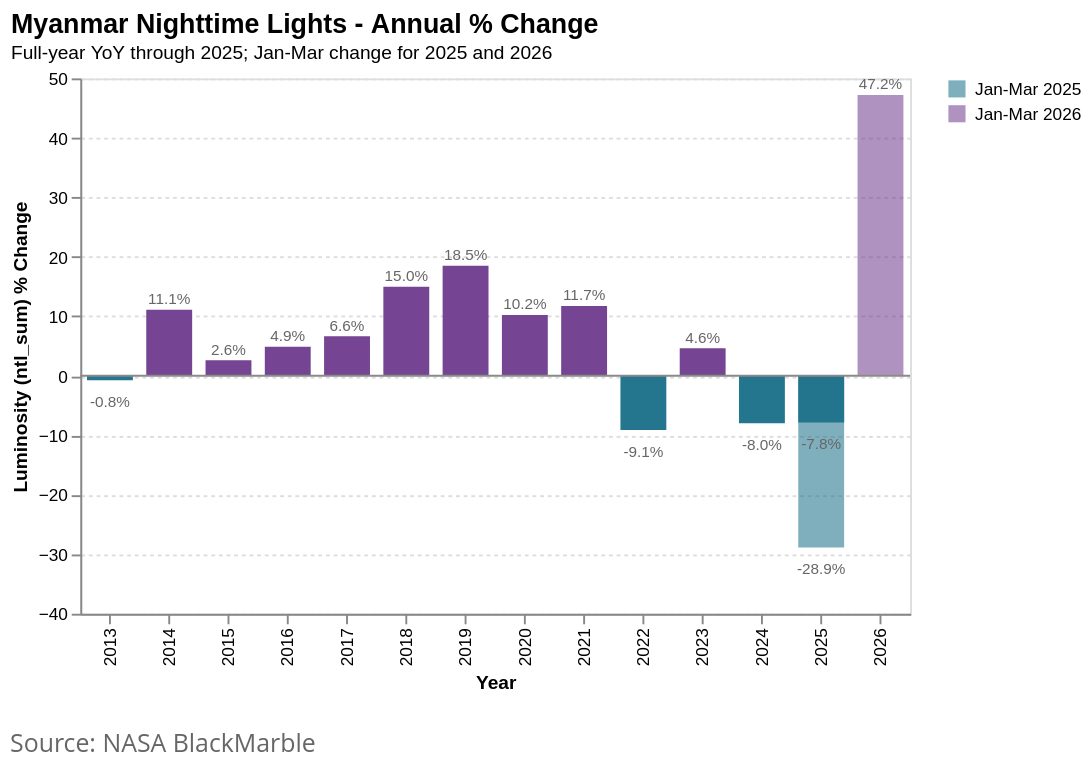

Notebook source saved alongside this figure:
### Markdown cell above
### 1.3 Annual % Change in Nightlights

### Code cell
# Fig 1.3: Annual % Change in Nightlights
REPORT_MAX_MONTH = max_month
ntl_corrected_report = prepare_ntl_corrected(ntl_monthly_adm0, REPORT_MAX_MONTH)
annual_report = prepare_annual_yoy_with_partial(
    ntl_annual_adm0, ntl_corrected_report, "ntl_sum"
)

full = (
    annual_report[["year", "pct_change_full_year"]]
    .dropna()
    .query("year < @current_year")
    .rename(columns={"pct_change_full_year": "pct_change"})
    .assign(series="% change from PY", series_order=0)
)
partial = (
    annual_report.loc[
        annual_report["year"].isin([prev_year, current_year]),
        ["year", "pct_change_9months"],
    ]
    .dropna()
    .rename(columns={"pct_change_9months": "pct_change"})
    .assign(
        series=lambda d: np.where(
            d["year"].eq(prev_year),
            f"{report_period_label} {prev_year}",
            f"{report_period_label} {current_year}",
        ),
        series_order=lambda d: np.where(d["year"].eq(prev_year), 1, 2),
    )
)
annual_ntl_chart_data = (
    pd.concat([full, partial], ignore_index=True)
    .assign(
        year=lambda d: d["year"].astype(int),
        label=lambda d: d["pct_change"].map(lambda v: f"{v:.1f}%"),
    )
    .sort_values(["year", "series_order"])
)

PROJECT_ROOT = next(
    p
    for p in [Path.cwd(), *Path.cwd().parents]
    if (p / "data").exists() and (p / "notebooks").exists()
)
NTL_REPORT_DIR = PROJECT_ROOT / "docs" / "ntl_report"
NTL_REPORT_DIR.mkdir(parents=True, exist_ok=True)
annual_ntl_chart_data.to_csv(NTL_REPORT_DIR / "fig-1-3-annual-ntl-yoy.csv", index=False)
bar_size = 24
y_axis_min = min(-15, annual_ntl_chart_data["pct_change"].min() - 5)

series_domain = [
    "% change from PY",
    f"{report_period_label} {prev_year}",
    f"{report_period_label} {current_year}",
]
base = alt.Chart(annual_ntl_chart_data).encode(
    x=alt.X("year:O", title="Year", axis=alt.Axis(labelFontSize=9, titleFontSize=10)),
    y=alt.Y(
        "pct_change:Q",
        title="Luminosity (ntl_sum) % Change",
        scale=alt.Scale(domainMin=y_axis_min),
        axis=alt.Axis(labelFontSize=9, titleFontSize=10, grid=True, gridDash=[2, 2]),
    ),
    tooltip=[
        alt.Tooltip("year:O", title="Year"),
        alt.Tooltip("series:N", title="Measure"),
        alt.Tooltip("pct_change:Q", format="+.1f", title="% Change"),
    ],
)
full_bars = (
    base.transform_filter(alt.datum.series == "% change from PY")
    .mark_bar(size=bar_size)
    .encode(
        color=alt.condition(
            alt.datum.pct_change < 0, alt.value("#24768E"), alt.value("#754493")
        )
    )
)
partial_bars = (
    base.transform_filter(alt.datum.series != "% change from PY")
    .mark_bar(size=bar_size)
    .encode(
        color=alt.Color(
            "series:N",
            title="",
            scale=alt.Scale(domain=series_domain[1:], range=["#24768E", "#754493"]),
            legend=alt.Legend(labelFontSize=9, symbolSize=80),
        ),
        opacity=alt.value(0.58),
    )
)
labels = base.mark_text(
    fontSize=8, color="#666666", dy=alt.expr("datum.pct_change >= 0 ? -5 : 12")
).encode(text="label:N")
zero = (
    alt.Chart(pd.DataFrame({"zero": [0]})).mark_rule(color="#8A8A8A").encode(y="zero:Q")
)
chart = (full_bars + partial_bars + labels + zero).properties(
    width=434,
    height=280,
    title=alt.TitleParams(
        text="Myanmar Nighttime Lights - Annual % Change",
        subtitle=f"Full-year YoY through {prev_year}; {report_period_label} change for {prev_year} and {current_year}",
        fontSize=14,
        subtitleFontSize=10,
        anchor="start",
    ),
)
chart = attaviz.add_caption(chart, "Source: NASA BlackMarble")
chart.save(NTL_REPORT_DIR / "fig-1-3-annual-ntl-yoy.png", scale_factor=3)
chart

### Figure 1 — Vega-Lite specification as saved in the notebook (floating-point values rounded to 4 significant figures)
{"config": {"view": {"continuousWidth": 300, "continuousHeight": 300}}, "vconcat": [{"layer": [{"mark": {"type": "bar", "size": 24}, "encoding": {"color": {"condition": {"test": "(datum.pct_change < 0)", "value": "#24768E"}, "value": "#754493"}, "tooltip": [{"field": "year", "title": "Year", "type": "ordinal"}, {"field": "series", "title": "Measure", "type": "nominal"}, {"field": "pct_change", "format": "+.1f", "title": "% Change", "type": "quantitative"}], "x": {"axis": {"labelFontSize": 9, "titleFontSize": 10}, "field": "year", "title": "Year", "type": "ordinal"}, "y": {"axis": {"grid": true, "gridDash": [2, 2], "labelFontSize": 9, "titleFontSize": 10}, "field": "pct_change", "scale": {"domainMin": -33.88}, "title": "Luminosity (ntl_sum) % Change", "type": "quantitative"}}, "transform": [{"filter": "(datum.series === '% change from PY')"}]}, {"mark": {"type": "bar", "size": 24}, "encoding": {"color": {"field": "series", "legend": {"labelFontSize": 9, "symbolSize": 80}, "scale": {"domain": ["Jan-Mar 2025", "Jan-Mar 2026"], "range": ["#24768E", "#754493"]}, "title": "", "type": "nominal"}, "opacity": {"value": 0.58}, "tooltip": [{"field": "year", "title": "Year", "type": "ordinal"}, {"field": "series", "title": "Measure", "type": "nominal"}, {"field": "pct_change", "format": "+.1f", "title": "% Change", "type": "quantitative"}], "x": {"axis": {"labelFontSize": 9, "titleFontSize": 10}, "field": "year", "title": "Year", "type": "ordinal"}, "y": {"axis": {"grid": true, "gridDash": [2, 2], "labelFontSize": 9, "titleFontSize": 10}, "field": "pct_change", "scale": {"domainMin": -33.88}, "title": "Luminosity (ntl_sum) % Change", "type": "quantitative"}}, "transform": [{"filter": "(datum.series !== '% change from PY')"}]}, {"mark": {"type": "text", "color": "#666666", "dy": {"expr": "datum.pct_change >= 0 ? -5 : 12"}, "fontSize": 8}, "encoding": {"text": {"field": "label", "type": "nominal"}, "tooltip": [{"field": "year", "title": "Year", "type": "ordinal"}, {"field": "series", "title": "Measure", "type": "nominal"}, {"field": "pct_change", "format": "+.1f", "title": "% Change", "type": "quantitative"}], "x": {"axis": {"labelFontSize": 9, "titleFontSize": 10}, "field": "year", "title": "Year", "type": "ordinal"}, "y": {"axis": {"grid": true, "gridDash": [2, 2], "labelFontSize": 9, "titleFontSize": 10}, "field": "pct_change", "scale": {"domainMin": -33.88}, "title": "Luminosity (ntl_sum) % Change", "type": "quantitative"}}}, {"data": {"name": "data-42990c68f268a11fa16682fcd3437a6f"}, "mark": {"type": "rule", "color": "#8A8A8A"}, "encoding": {"y": {"field": "zero", "type": "quantitative"}}}], "height": 280, "title": {"text": "Myanmar Nighttime Lights - Annual % Change", "anchor": "start", "fontSize": 14, "subtitle": "Full-year YoY through 2025; Jan-Mar change for 2025 and 2026", "subtitleFontSize": 10}, "width": 434}], "data": {"name": "data-e21a14e3e11111c9a317f8f6837c78c2"}, "title": {"text": "Source: NASA BlackMarble", "anchor": "start", "color": "#666666", "font": "Open Sans, sans-serif", "fontSize": 13, "fontWeight": 400, "lineHeight": 20, "offset": 21, "orient": "bottom"}, "$schema": "https://vega.github.io/schema/vega-lite/v6.4.1.json", "datasets": {"data-e21a14e3e11111c9a317f8f6837c78c2": [{"year": 2013, "pct_change": -0.7581, "series": "% change from PY", "series_order": 0, "label": "-0.8%"}, {"year": 2014, "pct_change": 11.11, "series": "% change from PY", "series_order": 0, "label": "11.1%"}, {"year": 2015, "pct_change": 2.602, "series": "% change from PY", "series_order": 0, "label": "2.6%"}, {"year": 2016, "pct_change": 4.882, "series": "% change from PY", "series_order": 0, "label": "4.9%"}, {"year": 2017, "pct_change": 6.643, "series": "% change from PY", "series_order": 0, "label": "6.6%"}, {"year": 2018, "pct_change": 14.96, "series": "% change from PY", "series_order": 0, "label": "15.0%"}, {"year": 2019, "pct_change": 18.52, "series": "% change from PY", "series_order": 0, "label": "18.5%"}, {"year": 2020, "pct_change": 10.22, "series": "% change from PY", "series_order": 0, "label": "10.2%"}, {"year": 2021, "pct_change": 11.73, "series": "% change from PY", "series_order": 0, "label": "11.7%"}, {"year": 2022, "pct_change": -9.115, "series": "% change from PY", "series_order": 0, "label": "-9.1%"}, {"year": 2023, "pct_change": 4.62, "series": "% change from PY", "series_order": 0, "label": "4.6%"}, {"year": 2024, "pct_change": -7.994, "series": "% change from PY", "series_order": 0, "label": "-8.0%"}, {"year": 2025, "pct_change": -7.835, "series": "% change from PY", "series_order": 0, "label": "-7.8%"}, {"year": 2025, "pct_change": -28.88, "series": "Jan-Mar 2025", "series_order": 1, "label": "-28.9%"}, {"year": 2026, "pct_change": 47.22, "series": "Jan-Mar 2026", "series_order": 2, "label": "47.2%"}], "data-42990c68f268a11fa16682fcd3437a6f": [{"zero": 0}]}}
